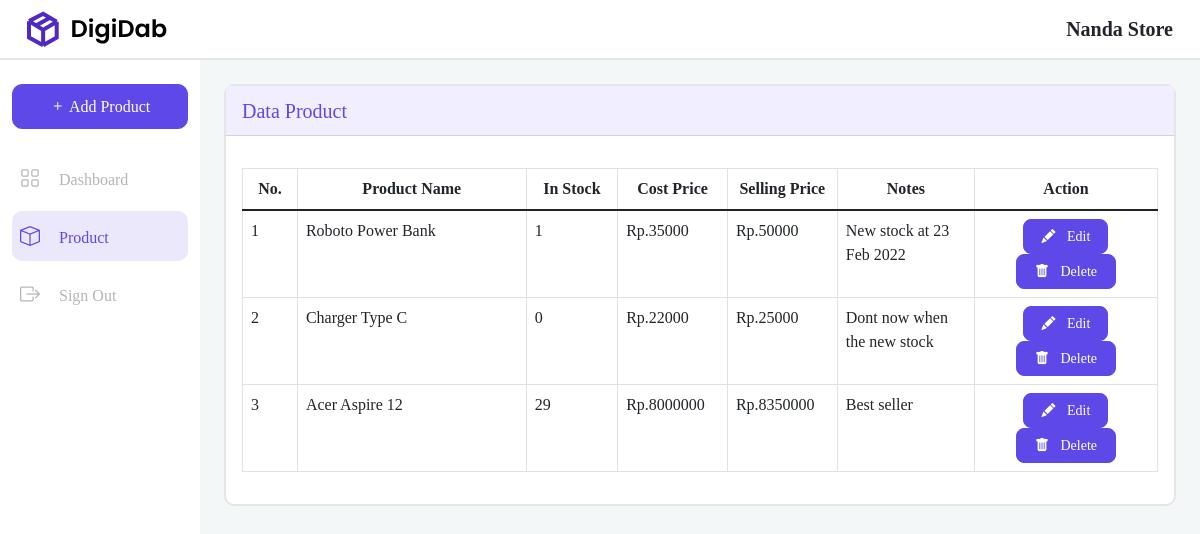
The page /user/product.php (signed in) on the database its author committed.
### tables this page shows
CREATE TABLE `tb_product` (
  `id_product` int(11) NOT NULL,
  `id_user` int(11) NOT NULL,
  `name_product` varchar(255) DEFAULT NULL,
  `stock_product` int(11) DEFAULT NULL,
  `cost_price` int(11) DEFAULT NULL,
  `selling_price` int(11) DEFAULT NULL,
  `notes_product` text DEFAULT NULL
);

### user/product.php (the view, shortened to what this page needs)
<?php
include("../resources/connection.php");
$id_user = $_SESSION['user']['id_user'];
?>
<!doctype html>
<html lang="en">
<head>
    <link rel="stylesheet" href="../assets/css/dashboard-style.css">
    <link href="https://cdn.jsdelivr.net/npm/bootstrap@5.1.3/dist/css/bootstrap.min.css" rel="stylesheet">
    <link rel="stylesheet" href="https://cdn.jsdelivr.net/npm/bootstrap-icons@1.8.1/font/bootstrap-icons.css">
</head>
<body>
    <nav class="container-fluid">
        <div class="nav-cont d-flex align-items-center justify-content-between">
            <img src="../assets/img/Dashboard-logo.svg" style="margin-left: 15px;">
            <div class="company-name" style="margin-right: 15px;">
                <?php echo $_SESSION['user']['company_user']; ?>
            </div>
        </div>
    </nav>
    <div class="d-flex">
        <div class="sidebar col-2 pt-4">
            <div class="wrapper">
                <div class="button mb-4">
                    <button class="add btn btn-primary w-100" data-bs-toggle="modal" data-bs-target="#addModal" style="border-radius: 10px; height: 45px; background-color: #5E48E8; border-color: #5E48E8;">
                        <i class="bi bi-plus"></i>
                        Add Product
                    </button>
                </div>
                <div class="link">
                    <div class="n-active d-flex align-items-center p-2 mb-2">
                        <ul class="navbar-nav">
                            <li class="nav-item d-flex align-items-center">
                                <a href="dashboard.php" class="nav-links">
                                    <i class="bi bi-grid font-weight-bold" style="font-size: 20px; margin-right: 15px;"></i>
                                    <span style="font-weight: 500;">Dashboard</span>
                                </a>
                            </li>
                        </ul>
                    </div>
                    <div class="active d-flex align-items-center p-2 mb-2">
                        <ul class="navbar-nav" style="color: #B5B5B5;">
                            <li class="nav-item d-flex align-items-center">
                                <a href="product.php" class="nav-link" style="color: #5e48e8;">
                                    <i class="bi bi-box" style="font-size: 20px; margin-right: 15px;"></i>
                                    <span style="font-weight: 500;">Product</span>
                                </a>
                            </li>
                        </ul>
                    </div>
                    <div class="n-active d-flex align-items-center p-2">
                        <ul class="navbar-nav" style="color: #B5B5B5;">
                            <li class="nav-item d-flex align-items-center">
                                <a href="../resources/sign-out-process.php" class="nav-links" onclick="return confirm('Anda Yakin Akan Logout?')">
                                    <i class="bi bi-box-arrow-right" style="font-size: 20px; margin-right: 15px;"></i>
                                    <span style="font-weight: 500;">Sign Out</span>
                                </a>
                            </li>
                        </ul>
                    </div>
                </div>
            </div>
        </div>
        <div class="content col-10  vh-100">
            <div class="container p-4">
                <div class="row">
                    <div class="col">
                        <div class="card" style="border: 2px solid #E5E5E5; border-radius: 10px;">
                            <div class="card-header c-tittle mb-3 d-flex align-items-center justify-content-between" style="color: #5e48e8; background-color: #f1efff;">
                                Data Product
                            </div>
                            <div class="card-body">
                                <table class="table table-bordered" style="table-layout: fixed; word-wrap: break-word;">
                                    <thead>
                                        <tr>
                                            <th class="text-center" scope="col" style="width: 6%;">No.</th>
                                            <th class="text-center" scope="col" style="width: 25%;">Product Name</th>
                                            <th class="text-center" scope="col" style="width: 10%;">In Stock</th>
                                            <th class="text-center" scope="col" style="width: 12%;">Cost Price</th>
                                            <th class="text-center" scope="col" style="width: 12%;">Selling Price</th>
                                            <th class="text-center" scope="col" style="width: 15%;">Notes </th>
                                            <th class="text-center" scope="col" style="width: 20%;">Action</th>
                                        </tr>
                                    </thead>
                                    <tbody>
                                        <?php
                                        $no = 1;
                                        $show = mysqli_query($conn, "SELECT * FROM tb_product WHERE id_user = $id_user ORDER BY id_product DESC");
                                        if (mysqli_num_rows($show) == 0) {
                                            echo '<tr><td colspan="6" class="text-center">No Product</td></tr>';
                                        } else {
                                            while ($data = mysqli_fetch_array($show)) {
                                        ?>
                                                <tr>
                                                    <td><?= $no++ ?></td>
                                                    <td><?= $data['name_product'] ?></td>
                                                    <td><?= $data['stock_product'] ?></td>
                                                    <td><?= "Rp." . $data['cost_price'] ?></td>
                                                    <td><?= "Rp." . $data['selling_price'] ?></td>
                                                    <td><?= $data['notes_product'] ?></td>
                                                    <td>
                                                        <div class="text-center">
                                                            <a href="edit-product-process.php?id_product=<?php echo $data['id_product']; ?>" class="btn btn-primary" data-bs-toggle="modal" data-bs-target="#editModal<?php echo $data['id_product']; ?>" style="width: 85px; height: 35px; font-size: 14px; background-color: #5E48E8; border-color: #5E48E8; border-radius: 8px;">
                                                                <i class="bi bi-pencil-fill"></i>
                                                                <span style="margin-left: 8px;">Edit</span>
                                                            </a>
                                                            <a href="../resources/delete-product-process.php?id_product=<?php echo $data['id_product']; ?>" onclick="return confirm('Anda Yakin Akan Menghapus Data?')" class="btn btn-primary" style="width: 100px; height: 35px; font-size: 14px; background-color: #5E48E8; border-color: #5E48E8; border-radius: 8px;">
                                                                <i class="bi bi-trash-fill"></i>
                                                                <span style="margin-left: 8px;">Delete</span>
                                                            </a>
                                                        </div>
                                                    </td>
                                                </tr>
                                        <?php }
                                        } ?>
                                    </tbody>
                                </table>
                            </div>
                        </div>
                    </div>
                </div>
            </div>
        </div>
    </div>
</body>
</html>

### assets/css/dashboard-style.css (style rules this page uses)
* { font-family: poppins; }
nav { height: 60px; border-bottom: 2px solid #e5e5e5; }
.nav-cont { height: 100%; }
.company-name { font-size: 20px; font-weight: 600; }
.wrapper { width: 88%; margin: 0 auto; }
.sidebar { top: 0; left: 0; }
.active { width: 100%; height: 50px; border-radius: 10px; background-color: #ebe8fc; }
.n-active { width: 100%; height: 50px; }
.nav-links { color: #b5b5b5; text-decoration: none; }
.content { width: auto; background-color: #f3f7f8; }
.c-tittle { font-weight: 500; font-size: 20px; width: 100%; height: 50px; }

### rows shown on the page
tb_product: name_product "Roboto Power Bank", stock_product "1", cost_price "35000", selling_price "50000", notes_product "New stock at 23 Feb 2022"
tb_product: name_product "Charger Type C", stock_product "0", cost_price "22000", selling_price "25000", notes_product "Dont now when the new stock"
tb_product: name_product "Acer Aspire 12", stock_product "29", cost_price "8000000", selling_price "8350000", notes_product "Best seller"

### other values the page prints
$_SESSION['user']['company_user'] "Nanda Store"
